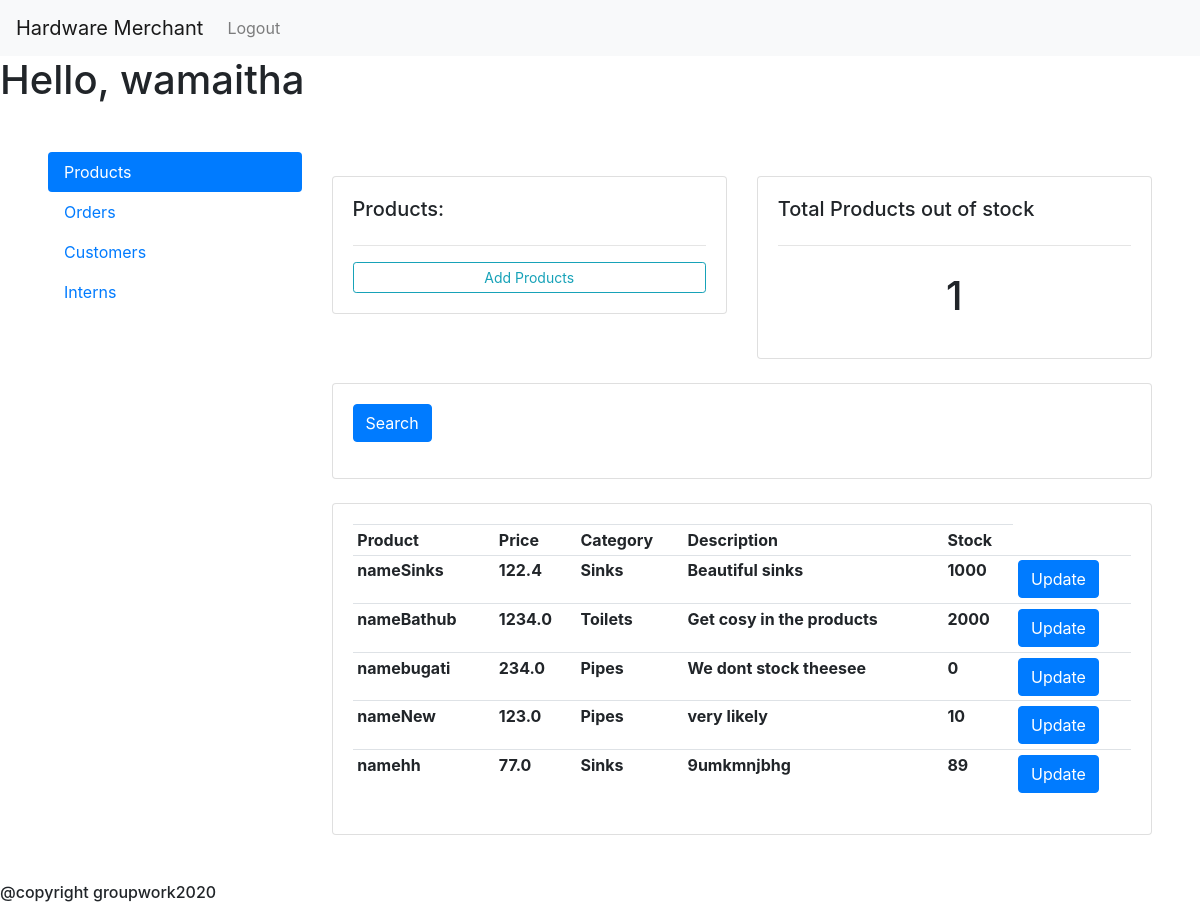
The page /supervisor (signed in) on the database its author committed.
### main/models.py (models this page shows)
class Product(models.Model):
    CATEGORY = (
                    ('Sinks', 'Sinks'),
                    ('Pipes', 'Pipes'),
                    ('Toilets', 'Toilets'),
                )
    name=models.CharField(max_length=200, null=True)
    price=models.FloatField(max_length=200, null=True)
    category=models.CharField(max_length=200, null=True,choices=CATEGORY)
    description=models.CharField(max_length=200, null=True, blank=True)
    date_created=models.DateTimeField(auto_now_add=True,  null=True)
    image_url = models.CharField(max_length=200, null=True,default='https://upload.wikimedia.org/wikipedia/commons/8/89/Portrait_Placeholder.png' )
    stock_number = models.IntegerField(null=True, default=0)
    def __str__(self):
        return self.name

### main/decorators.py (the view)
	def wrapper_function(request, *args, **kwargs):
		group = None
		if request.user.groups.exists():
			group = request.user.groups.all()[0].name
		if group == 'customer':
			return redirect('main:user')
		if group == 'admin':
			return view_func(request, *args, **kwargs)

### main/models.py (called while the page is built)
    def __str__(self):
        return self.name

### main/templates/main/supervisor.html (shortened to what this page needs)
{% extends 'main/base.html' %}
{% block content%}
<div class="" style="margin: 1%; padding: 3%">
<div class="row">
  <div class="col-3">
    <div class="nav flex-column nav-pills" id="v-pills-tab" role="tablist" aria-orientation="vertical">
      <a class="nav-link active" id="v-pills-home-tab" data-toggle="pill" href="#v-pills-home" role="tab" aria-controls="v-pills-home" aria-selected="true">Products</a>
      <a class="nav-link" id="v-pills-profile-tab" data-toggle="pill" href="#v-pills-profile" role="tab" aria-controls="v-pills-profile" aria-selected="false">Orders</a>
      <a class="nav-link" id="v-pills-messages-tab" data-toggle="pill" href="#v-pills-messages" role="tab" aria-controls="v-pills-messages" aria-selected="false">Customers</a>
      <a class="nav-link" id="v-pills-settings-tab" data-toggle="pill" href="#v-pills-settings" role="tab" aria-controls="v-pills-settings" aria-selected="false">Interns</a>
    </div>
  </div>
  <div class="col-9">
    <div class="tab-content" id="v-pills-tabContent">
      <div class="tab-pane fade show active" id="v-pills-home" role="tabpanel" aria-labelledby="v-pills-home-tab">
	<br>
<div class="row">
	<div class="col-md">
		<div class="card card-body">
			<h5>Products:</h5>
			<hr>
			<a class="btn btn-outline-info  btn-sm btn-block" href="{% url 'main:createproduct' %}">Add Products</a>
		</div>
	</div>
	<div class="col-md">
		<div class="card card-body">
			<h5>Total Products out of stock</h5>
			<hr>
			<h1 style="text-align: center;padding: 10px">{{ out_of_stock }}</h1>
		</div>
	</div>
</div>
<br>
<div class="row">
	<div class="col">
		<div class="card card-body">
			<form method="get">
		    <button class="btn btn-primary" type="submit">Search</button>
		  </form>
		</div>
	</div>
</div>
<br>
      <div class="row">
        <div class="col-md">
            <div class="card card-body">
                <table class="table table-sm">
                    <tr>
                        <th>Product</th>
                        <th>Price</th>
                        <th>Category</th>
                        <th>Description</th>
                        <th>Stock</th>
                    </tr>
                      {% for product in products %}
                    <tr>
                        <th>  name{{product.name}}</th>
                        <th>  {{product.price}}</th>
                        <th>  {{product.category}}</th>
                        <th>  {{product.description}}</th>
                        <th> {{product.stock_number}}</th>
                        <th> <a class="btn btn-primary" href="{% url 'main:updateproduct' product.id %}">Update</a></th>
                    </tr>
                    {% endfor %}
                </table>
            </div>
        </div>
    </div>
      </div>
    </div>
  </div>
</div>
</div>
{% endblock %}

### main/templates/main/base.html (shortened to what this page needs)
{% load static %}
<html lang="en">
  <head>
    <link rel="stylesheet" href="https://stackpath.bootstrapcdn.com/bootstrap/4.5.0/css/bootstrap.min.css">
  </head>
  <body>
    <nav class="navbar navbar-expand-lg navbar-light bg-light">
  <a class="navbar-brand" href="#"> Hardware Merchant</a>
  <div class="collapse navbar-collapse" id="navbarNav">
    <ul class="navbar-nav">
      <li class="nav-item">
        <a class="nav-link" href="{% url 'main:logout' %}">Logout</a>
      </li>
    </ul>
  </div>
</nav>
            <h1 class="user">Hello, {{request.user}}</h1>
    {% block content %}
    {% endblock %}
    <h6>@copyright groupwork2020</h6>
  </body>
</html>

### rows shown on the page
Product: name "Sinks", price "122.4", category "Sinks", description "Beautiful sinks", stock_number "1000"
Product: name "Bathub", price "1234.0", category "Toilets", description "Get cosy in the products", stock_number "2000"
Product: name "bugati", price "234.0", category "Pipes", description "We dont stock theesee", stock_number "0"
Product: name "New", price "123.0", category "Pipes", description "very likely", stock_number "10"
Product: name "hh", price "77.0", category "Sinks", description "9umkmnjbhg", stock_number "89"

### other values the page prints
{{ request.user }} "wamaitha"
{{ out_of_stock }} "1"
